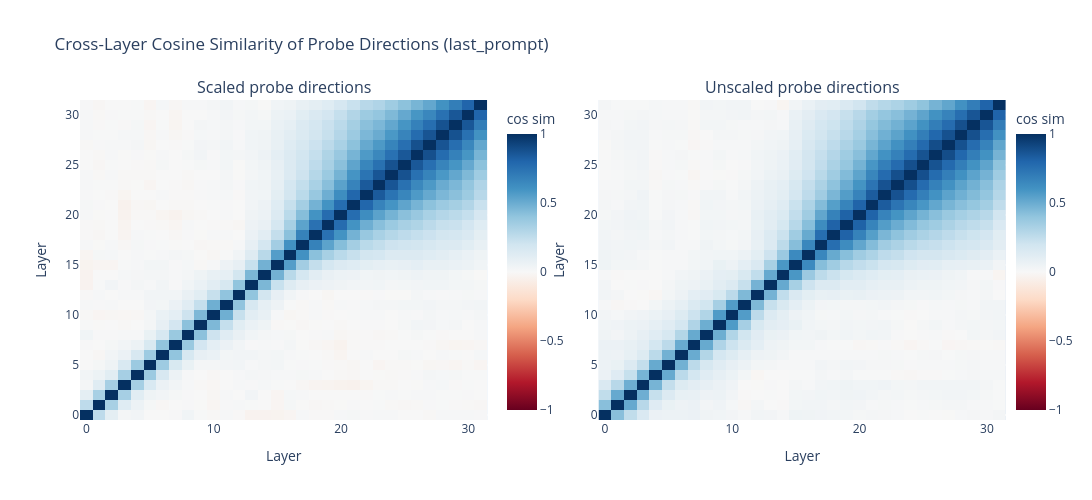

Write notebook code for a chart like this one.
### Code cell
# Cross-layer cosine similarity heatmaps (scaled vs unscaled, side by side)
from sklearn.metrics.pairwise import cosine_similarity as cos_sim

cos_scaled = cos_sim(dirs_scaled["weights"])
cos_unscaled = cos_sim(dirs_unscaled["weights"])
n_layers_dir = cos_scaled.shape[0]

fig = make_subplots(
    rows=1, cols=2,
    subplot_titles=["Scaled probe directions", "Unscaled probe directions"],
    horizontal_spacing=0.12,
)

for col, (mat, label) in enumerate([(cos_scaled, "Scaled"), (cos_unscaled, "Unscaled")], 1):
    fig.add_trace(
        go.Heatmap(
            z=mat, x=list(range(n_layers_dir)), y=list(range(n_layers_dir)),
            colorscale="RdBu", zmid=0, zmin=-1, zmax=1,
            colorbar=dict(title="cos sim", x=0.45 if col == 1 else 1.0),
            hovertemplate="Layer %{x} vs %{y}<br>cos=%{z:.3f}<extra></extra>",
        ),
        row=1, col=col,
    )
    fig.update_xaxes(title_text="Layer", row=1, col=col)
    fig.update_yaxes(title_text="Layer", row=1, col=col)

fig.update_layout(
    title_text=f"Cross-Layer Cosine Similarity of Probe Directions ({PROBE_POS})",
    width=1100, height=500,
)
fig.show()
fig.write_html(str(REPORTS_DIR / "cosine_similarity_heatmap.html"))

### Figure 1 — Plotly figure (JSON) as saved in the notebook; plotly's stock layout.template omitted (floating-point values rounded to 4 significant figures; data arrays with more than 128 entries replaced by an {"elided": "..."} marker saying what was removed)
{"data": [{"colorbar": {"title": {"text": "cos sim"}, "x": 0.45}, "colorscale": [[0, "rgb(103,0,31)"], [0.1, "rgb(178,24,43)"], [0.2, "rgb(214,96,77)"], [0.3, "rgb(244,165,130)"], [0.4, "rgb(253,219,199)"], [0.5, "rgb(247,247,247)"], [0.6, "rgb(209,229,240)"], [0.7, "rgb(146,197,222)"], [0.8, "rgb(67,147,195)"], [0.9, "rgb(33,102,172)"], [1, "rgb(5,48,97)"]], "hovertemplate": "Layer %{x} vs %{y}<br>cos=%{z:.3f}<extra></extra>", "type": "heatmap", "x": [0, 1, 2, 3, 4, 5, 6, 7, 8, 9, 10, 11, 12, 13, 14, 15, 16, 17, 18, 19, 20, 21, 22, 23, 24, 25, 26, 27, 28, 29, 30, 31], "xaxis": "x", "y": [0, 1, 2, 3, 4, 5, 6, 7, 8, 9, 10, 11, 12, 13, 14, 15, 16, 17, 18, 19, 20, 21, 22, 23, 24, 25, 26, 27, 28, 29, 30, 31], "yaxis": "y", "z": {"elided": "32x32 float values"}, "zmax": 1, "zmid": 0, "zmin": -1}, {"colorbar": {"title": {"text": "cos sim"}, "x": 1}, "colorscale": [[0, "rgb(103,0,31)"], [0.1, "rgb(178,24,43)"], [0.2, "rgb(214,96,77)"], [0.3, "rgb(244,165,130)"], [0.4, "rgb(253,219,199)"], [0.5, "rgb(247,247,247)"], [0.6, "rgb(209,229,240)"], [0.7, "rgb(146,197,222)"], [0.8, "rgb(67,147,195)"], [0.9, "rgb(33,102,172)"], [1, "rgb(5,48,97)"]], "hovertemplate": "Layer %{x} vs %{y}<br>cos=%{z:.3f}<extra></extra>", "type": "heatmap", "x": [0, 1, 2, 3, 4, 5, 6, 7, 8, 9, 10, 11, 12, 13, 14, 15, 16, 17, 18, 19, 20, 21, 22, 23, 24, 25, 26, 27, 28, 29, 30, 31], "xaxis": "x2", "y": [0, 1, 2, 3, 4, 5, 6, 7, 8, 9, 10, 11, 12, 13, 14, 15, 16, 17, 18, 19, 20, 21, 22, 23, 24, 25, 26, 27, 28, 29, 30, 31], "yaxis": "y2", "z": {"elided": "32x32 float values"}, "zmax": 1, "zmid": 0, "zmin": -1}], "layout": {"annotations": [{"font": {"size": 16}, "showarrow": false, "text": "Scaled probe directions", "x": 0.22, "xanchor": "center", "xref": "paper", "y": 1, "yanchor": "bottom", "yref": "paper"}, {"font": {"size": 16}, "showarrow": false, "text": "Unscaled probe directions", "x": 0.78, "xanchor": "center", "xref": "paper", "y": 1, "yanchor": "bottom", "yref": "paper"}], "height": 500, "title": {"text": "Cross-Layer Cosine Similarity of Probe Directions (last_prompt)"}, "width": 1100, "xaxis": {"anchor": "y", "domain": [0, 0.44], "title": {"text": "Layer"}}, "xaxis2": {"anchor": "y2", "domain": [0.56, 1], "title": {"text": "Layer"}}, "yaxis": {"anchor": "x", "domain": [0, 1], "title": {"text": "Layer"}}, "yaxis2": {"anchor": "x2", "domain": [0, 1], "title": {"text": "Layer"}}}}
